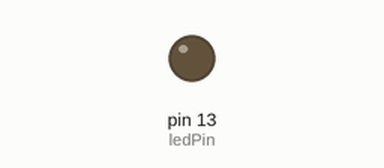
The sketch below on a simulated Arduino Uno, built with avr-gcc and run on an emulated ATmega328P. Shown: output pins drawn as LEDs (lit = HIGH).

Above: at 1.3 s.
At 9.3 s:
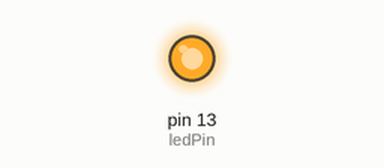
Timing chart, 0 to 9.6 s (numbered marks = the images above):
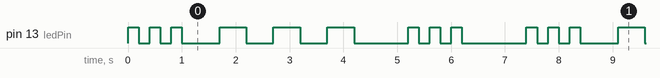

The sketch:

sosLEDs.ino
```cpp
//Send SOS

int ledPin = 13;
int dot = 200;
int dash = 500;
int longWait = 500;

void setup() {
  pinMode(ledPin, OUTPUT);
}

void loop() {
  printMorseS();
  printMorseO();
  printMorseS();

  delay(longWait);
}

void printMorseS() {
  //S = ...
  for (int i = 0; i < 3; i++){
    digitalWrite(ledPin, HIGH);
    delay(dot);

    digitalWrite(ledPin, LOW);
    delay(dot);
  }

  delay(longWait);
}

void printMorseO() {
  //S = ---
  for (int i = 0; i < 3; i++){
    digitalWrite(ledPin, HIGH);
    delay(dash);

    digitalWrite(ledPin, LOW);
    delay(dash);
  }

  delay(longWait);
}
```

Measured:
- by itself, pin 13 (ledPin): repeats every 7.4 s: 2 × (LOW 0.20 s, HIGH 0.20 s), LOW 0.70 s, 2 × (HIGH 0.50 s, LOW 0.50 s), HIGH 0.50 s, LOW 1.0 s, 2 × (HIGH 0.20 s, LOW 0.20 s), HIGH 0.20 s, LOW 1.2 s, HIGH 0.20 s
- by itself, everything shown: repeats every 7.4 s, in 18 steps
